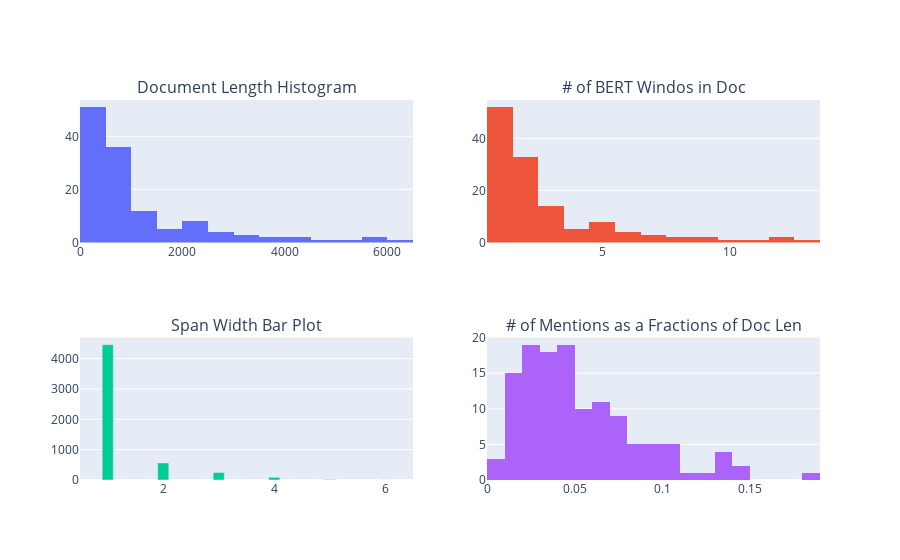

Notebook source saved alongside this figure:
### Code cell
fig = make_subplots(rows=2, cols=2, 
                   subplot_titles=("Document Length Histogram", "# of BERT Windos in Doc", 
                                   "Span Width Bar Plot", "# of Mentions as a Fractions of Doc Len"))

x, y = zip(*sorted(span_width.items()))
fig.add_trace(
    go.Histogram(x=doc_lengths),
    row=1, col=1
)

fig.add_trace(
    go.Histogram(x=num_bert_windows),
    row=1, col=2
)

fig.add_trace(
    go.Bar(x=x, y=y, width=0.2),
    row=2, col=1
)

fig.add_trace(
    go.Histogram(x=span_count_fracs),
    row=2, col=2
)

fig.update_layout(showlegend=False)
fig.show()

### Figure 1 — Plotly figure (JSON) as saved in the notebook; plotly's stock layout.template omitted (floating-point values rounded to 4 significant figures)
{"data": [{"type": "histogram", "x": [1535, 1860, 1727, 295, 812, 283, 783, 265, 198, 16, 454, 120, 233, 297, 231, 295, 188, 245, 489, 254, 203, 620, 481, 295, 322, 331, 214, 405, 462, 502, 185, 173, 303, 172, 807, 807, 574, 34, 160, 162, 889, 834, 274, 198, 172, 407, 193, 213, 222, 169, 634, 559, 318, 537, 422, 523, 547, 738, 1467, 2002, 1380, 594, 322, 384, 254, 135, 204, 402, 216, 464, 309, 3357, 3104, 2677, 6270, 1028, 2086, 706, 3225, 2039, 2958, 725, 5612, 865, 1763, 2204, 3560, 5685, 4433, 2558, 2129, 1264, 1363, 597, 5144, 2202, 805, 1110, 539, 3887, 920, 626, 580, 2687, 431, 673, 2229, 694, 4066, 1219, 1348, 2122, 1222, 702, 794, 910, 801, 810, 1290, 1098, 606, 902, 417, 915, 1028, 4558, 1865, 706], "xaxis": "x", "yaxis": "y"}, {"type": "histogram", "x": [4, 4, 4, 1, 2, 1, 2, 1, 1, 1, 1, 1, 1, 1, 1, 1, 1, 1, 1, 1, 1, 2, 1, 1, 1, 1, 1, 1, 1, 1, 1, 1, 1, 1, 2, 2, 2, 1, 1, 1, 2, 2, 1, 1, 1, 1, 1, 1, 1, 1, 2, 2, 1, 2, 1, 2, 2, 2, 3, 5, 3, 2, 1, 1, 1, 1, 1, 1, 1, 1, 1, 7, 7, 6, 13, 3, 5, 2, 7, 5, 6, 2, 12, 2, 4, 5, 8, 12, 9, 6, 5, 3, 3, 2, 11, 5, 2, 3, 2, 8, 3, 2, 2, 6, 1, 2, 5, 2, 9, 3, 3, 5, 3, 2, 2, 2, 2, 2, 3, 3, 2, 2, 1, 3, 3, 10, 4, 2], "xaxis": "x2", "yaxis": "y2"}, {"type": "bar", "width": 0.2, "x": [1, 2, 3, 4, 5, 6], "xaxis": "x3", "y": [4461, 561, 246, 88, 17, 4], "yaxis": "y3"}, {"type": "histogram", "x": [0.09381, 0.05161, 0.0388, 0.07458, 0.04187, 0.08481, 0.07663, 0.04151, 0.1111, 0.1875, 0.05507, 0.09167, 0.06009, 0.07407, 0.1342, 0.1322, 0.1436, 0.05306, 0.04294, 0.09449, 0.1232, 0.08548, 0.07069, 0.05424, 0.06211, 0.06647, 0.07477, 0.05432, 0.06926, 0.06972, 0.1027, 0.03468, 0.09571, 0.03488, 0.04213, 0.0347, 0.04878, 0.1471, 0.0625, 0.1358, 0.04949, 0.03357, 0.07664, 0.1313, 0.04651, 0.04423, 0.08808, 0.03756, 0.07207, 0.08284, 0.1088, 0.04293, 0.07547, 0.02607, 0.1019, 0.109, 0.04388, 0.05962, 0.06408, 0.04645, 0.04348, 0.0303, 0.08696, 0.03385, 0.05906, 0.07407, 0.05392, 0.1045, 0.09259, 0.0194, 0.0356, 0.01787, 0.009665, 0.02951, 0.05486, 0.03113, 0.03643, 0.0255, 0.02574, 0.02354, 0.06288, 0.01793, 0.01853, 0.02081, 0.02779, 0.009528, 0.06067, 0.0102, 0.04241, 0.009773, 0.04744, 0.02373, 0.04109, 0.0268, 0.02994, 0.04541, 0.02733, 0.04234, 0.02597, 0.02753, 0.03043, 0.01917, 0.02414, 0.03722, 0.04176, 0.02675, 0.01705, 0.01729, 0.03025, 0.02625, 0.02151, 0.01649, 0.01473, 0.02279, 0.01889, 0.03846, 0.01748, 0.03086, 0.01163, 0.01093, 0.0495, 0.02328, 0.06954, 0.0306, 0.05253, 0.03225, 0.01287, 0.06374], "xaxis": "x4", "yaxis": "y4"}], "layout": {"annotations": [{"font": {"size": 16}, "showarrow": false, "text": "Document Length Histogram", "x": 0.225, "xanchor": "center", "xref": "paper", "y": 1, "yanchor": "bottom", "yref": "paper"}, {"font": {"size": 16}, "showarrow": false, "text": "# of BERT Windos in Doc", "x": 0.775, "xanchor": "center", "xref": "paper", "y": 1, "yanchor": "bottom", "yref": "paper"}, {"font": {"size": 16}, "showarrow": false, "text": "Span Width Bar Plot", "x": 0.225, "xanchor": "center", "xref": "paper", "y": 0.375, "yanchor": "bottom", "yref": "paper"}, {"font": {"size": 16}, "showarrow": false, "text": "# of Mentions as a Fractions of Doc Len", "x": 0.775, "xanchor": "center", "xref": "paper", "y": 0.375, "yanchor": "bottom", "yref": "paper"}], "showlegend": false, "xaxis": {"anchor": "y", "domain": [0, 0.45]}, "xaxis2": {"anchor": "y2", "domain": [0.55, 1]}, "xaxis3": {"anchor": "y3", "domain": [0, 0.45]}, "xaxis4": {"anchor": "y4", "domain": [0.55, 1]}, "yaxis": {"anchor": "x", "domain": [0.625, 1]}, "yaxis2": {"anchor": "x2", "domain": [0.625, 1]}, "yaxis3": {"anchor": "x3", "domain": [0, 0.375]}, "yaxis4": {"anchor": "x4", "domain": [0, 0.375]}}}
